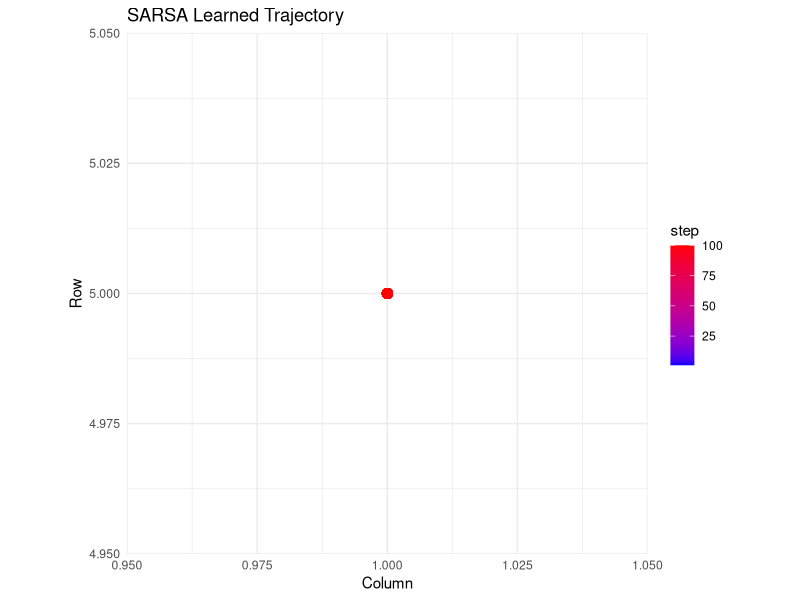
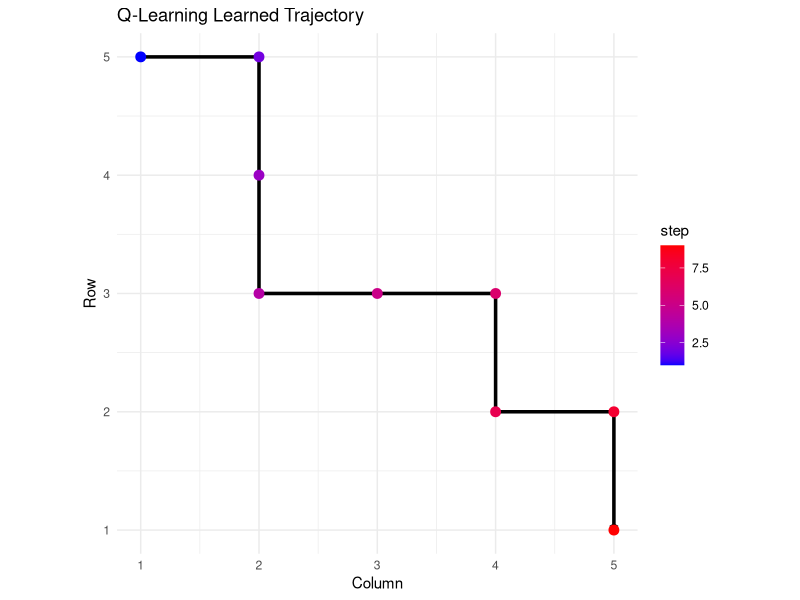
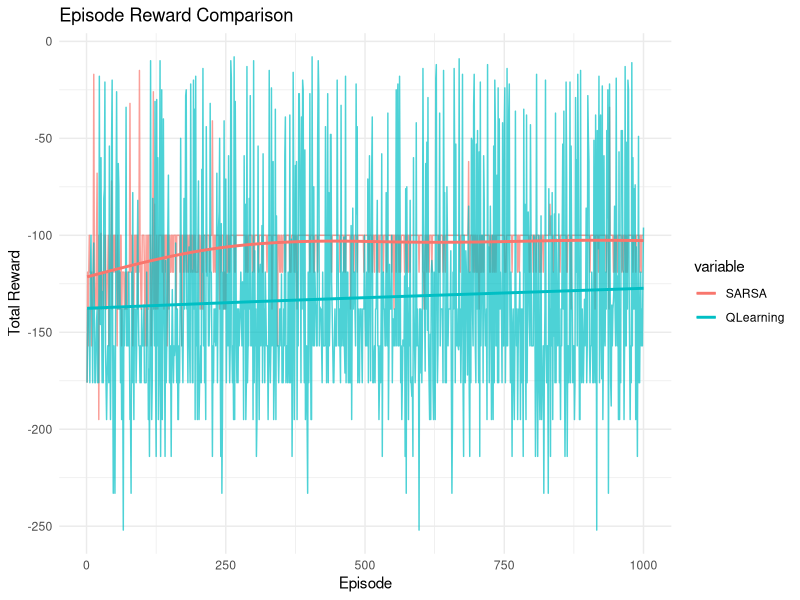

The R source for these figures, in order:
# ======================================================
# Reinforcement Learning - Gridworld with SARSA & Q-learning
# Author: Xiaoyan Jiang
# Date: 2025-08-04
# Description: Implement a Gridworld problem with SARSA and Q-learning algorithms
# ======================================================

# ------------------------------
# 1. Define the Gridworld Environment
# ------------------------------

# Grid dimensions
n_row <- 5
n_col <- 5 

# Define key grid coordinates
start_state <- c(1, 1)
terminal_states <- list(c(1, 5), c(5, 5))
red_states <- list(c(1, 3), c(2, 3), c(4, 3), c(5, 3))

# Actions: up, down, left, right
actions <- list(c(-1, 0), c(1, 0), c(0, -1), c(0, 1))
action_names <- c("U", "D", "L", "R")
n_actions <- length(actions)

# Function to check if a state is terminal
is_terminal <- function(state) {
  any(sapply(terminal_states, function(ts) all(ts == state)))
}

# Check if a state is red
is_red <- function(state) {
  any(sapply(red_states, function(rs) all(rs == state)))
}

# ------------------------------
# 2. Define Environment Transition and Reward
# ------------------------------

step <- function(state, action) {
  new_state <- state + actions[[action]]
  # Stay in bounds
  if (any(new_state < 1) || new_state[1] > n_row || new_state[2] > n_col) {
    return(list(state = state, reward = -1))  # invalid move
  }
  # Red square
  if (is_red(new_state)) {
    return(list(state = start_state, reward = -20))
  }
  # Terminal
  if (is_terminal(new_state)) {
    return(list(state = new_state, reward = -1))
  }
  # Regular move
  return(list(state = new_state, reward = -1))
}

# ------------------------------
# 3. Helper Functions
# ------------------------------

# ε-greedy action selection
select_action <- function(Q, state, epsilon) {
  if (runif(1) < epsilon) {
    return(sample(1:n_actions, 1))  # random
  }
  key <- paste(state, collapse = ",")
  best_actions <- which(Q[[key]] == max(Q[[key]]))
  return(sample(best_actions, 1))  # break ties randomly
}

state_key <- function(state) paste(state, collapse = ",")

# ------------------------------
# 4. Initialize Q-table
# ------------------------------

init_Q <- function() {
  Q <- list()
  for (i in 1:n_row) {
    for (j in 1:n_col) {
      key <- paste(i, j, sep = ",")
      Q[[key]] <- rep(0, n_actions)
    }
  }
  return(Q)
}

# ------------------------------
# 5. SARSA Implementation
# ------------------------------

run_sarsa <- function(episodes = 1000, alpha = 0.1, gamma = 0.95, epsilon = 0.1) {
  Q <- init_Q()
  rewards <- numeric(episodes)
  
  for (ep in 1:episodes) {
    state <- start_state
    a <- select_action(Q, state, epsilon)
    ep_reward <- 0
    
    for (step_i in 1:100) {
      res <- step(state, a)
      next_state <- res$state
      r <- res$reward
      ep_reward <- ep_reward + r
      
      if (is_terminal(next_state)) {
        Q[[state_key(state)]][a] <- Q[[state_key(state)]][a] +
          alpha * (r - Q[[state_key(state)]][a])
        break
      }
      
      a_next <- select_action(Q, next_state, epsilon)
      Q[[state_key(state)]][a] <- Q[[state_key(state)]][a] +
        alpha * (r + gamma * Q[[state_key(next_state)]][a_next] - Q[[state_key(state)]][a])
      
      state <- next_state
      a <- a_next
    }
    
    rewards[ep] <- ep_reward
  }
  
  return(list(Q = Q, rewards = rewards))
}

# ------------------------------
# 6. Q-learning Implementation
# ------------------------------

run_qlearning <- function(episodes = 1000, alpha = 0.1, gamma = 0.95, epsilon = 0.1) {
  Q <- init_Q()
  rewards <- numeric(episodes)
  
  for (ep in 1:episodes) {
    state <- start_state
    ep_reward <- 0
    
    for (step_i in 1:100) {
      a <- select_action(Q, state, epsilon)
      res <- step(state, a)
      next_state <- res$state
      r <- res$reward
      ep_reward <- ep_reward + r
      
      if (is_terminal(next_state)) {
        Q[[state_key(state)]][a] <- Q[[state_key(state)]][a] +
          alpha * (r - Q[[state_key(state)]][a])
        break
      }
      
      Q[[state_key(state)]][a] <- Q[[state_key(state)]][a] +
        alpha * (r + gamma * max(Q[[state_key(next_state)]]) - Q[[state_key(state)]][a])
      
      state <- next_state
    }
    
    rewards[ep] <- ep_reward
  }
  
  return(list(Q = Q, rewards = rewards))
}

# ------------------------------
# 7. Extract a Trajectory (Greedy Policy)
# ------------------------------

get_trajectory <- function(Q) {
  traj <- list()
  state <- start_state
  traj[[1]] <- state
  
  for (t in 2:100) {
    key <- state_key(state)
    a <- which.max(Q[[key]])
    res <- step(state, a)
    state <- res$state
    traj[[t]] <- state
    if (is_terminal(state)) break
  }
  
  return(do.call(rbind, traj))
}

# ------------------------------
# 8. Run Experiments and Plot
# ------------------------------

set.seed(123)
res_sarsa <- run_sarsa()
res_q <- run_qlearning()

traj_sarsa <- get_trajectory(res_sarsa$Q)
traj_q <- get_trajectory(res_q$Q)

# ------------------------------
# 9. Visualization
# ------------------------------

library(ggplot2)

plot_trajectory <- function(traj, title) {
  df <- as.data.frame(traj)
  colnames(df) <- c("x", "y")
  df$step <- 1:nrow(df)
  
  ggplot(df, aes(x = y, y = 6 - x)) +  # flip y for visual clarity
    geom_path(arrow = arrow(length = unit(0.15, "cm")), size = 1.2) +
    geom_point(aes(color = step), size = 3) +
    scale_color_gradient(low = "blue", high = "red") +
    theme_minimal() +
    labs(title = title, x = "Column", y = "Row") +
    coord_fixed()
}

plot_trajectory(traj_sarsa, "SARSA Learned Trajectory")
plot_trajectory(traj_q, "Q-Learning Learned Trajectory")

# ------------------------------
# 10. Compare Reward over Episodes
# ------------------------------

plot_rewards <- function(rewards1, rewards2) {
  df <- data.frame(
    episode = 1:length(rewards1),
    SARSA = rewards1,
    QLearning = rewards2
  )
  library(reshape2)
  df_melt <- melt(df, id.vars = "episode")
  
  ggplot(df_melt, aes(x = episode, y = value, color = variable)) +
    geom_line(alpha = 0.7) +
    geom_smooth(se = FALSE) +
    theme_minimal() +
    labs(title = "Episode Reward Comparison", x = "Episode", y = "Total Reward")
}

plot_rewards(res_sarsa$rewards, res_q$rewards)
